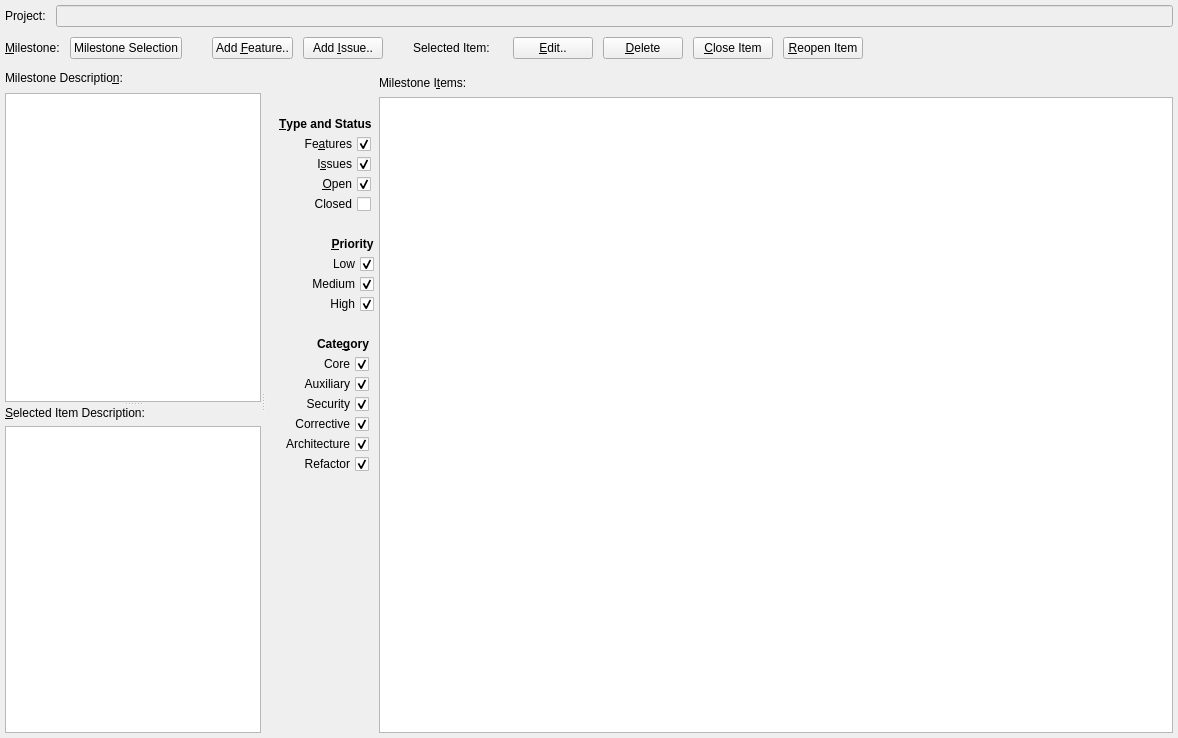
<?xml version="1.0" encoding="UTF-8"?>
<ui version="4.0">
 <class>roadmap_widget</class>
 <widget class="QWidget" name="roadmap_widget">
  <property name="geometry">
   <rect>
    <x>0</x>
    <y>0</y>
    <width>1178</width>
    <height>738</height>
   </rect>
  </property>
  <property name="windowTitle">
   <string>Roadmap</string>
  </property>
  <layout class="QGridLayout" name="gridLayout_2">
   <property name="margin">
    <number>5</number>
   </property>
   <property name="spacing">
    <number>10</number>
   </property>
   <item row="0" column="0">
    <widget class="QWidget" name="widget" native="true">
     <layout class="QGridLayout" name="gridLayout">
      <property name="margin">
       <number>0</number>
      </property>
      <property name="spacing">
       <number>10</number>
      </property>
      <item row="0" column="0">
       <widget class="QLabel" name="label">
        <property name="text">
         <string>Project:</string>
        </property>
        <property name="buddy">
         <cstring>line_project</cstring>
        </property>
       </widget>
      </item>
      <item row="0" column="1">
       <widget class="QLineEdit" name="line_project">
        <property name="styleSheet">
         <string notr="true">background-color:palette(Window);</string>
        </property>
        <property name="readOnly">
         <bool>true</bool>
        </property>
       </widget>
      </item>
     </layout>
    </widget>
   </item>
   <item row="1" column="0">
    <widget class="QWidget" name="widget_4" native="true">
     <layout class="QGridLayout" name="gridLayout_3">
      <property name="margin">
       <number>0</number>
      </property>
      <property name="spacing">
       <number>10</number>
      </property>
      <item row="0" column="0">
       <widget class="QLabel" name="label_2">
        <property name="text">
         <string>&amp;Milestone:</string>
        </property>
        <property name="buddy">
         <cstring>push_milestone</cstring>
        </property>
       </widget>
      </item>
      <item row="0" column="1">
       <widget class="QPushButton" name="push_milestone">
        <property name="text">
         <string>Milestone Selection</string>
        </property>
       </widget>
      </item>
      <item row="0" column="2">
       <spacer name="horizontalSpacer">
        <property name="orientation">
         <enum>Qt::Horizontal</enum>
        </property>
        <property name="sizeType">
         <enum>QSizePolicy::Fixed</enum>
        </property>
        <property name="sizeHint" stdset="0">
         <size>
          <width>20</width>
          <height>20</height>
         </size>
        </property>
       </spacer>
      </item>
      <item row="0" column="5">
       <spacer name="horizontalSpacer_2">
        <property name="orientation">
         <enum>Qt::Horizontal</enum>
        </property>
        <property name="sizeType">
         <enum>QSizePolicy::Fixed</enum>
        </property>
        <property name="sizeHint" stdset="0">
         <size>
          <width>20</width>
          <height>20</height>
         </size>
        </property>
       </spacer>
      </item>
      <item row="0" column="3">
       <widget class="QPushButton" name="push_add_feature">
        <property name="text">
         <string>Add &amp;Feature..</string>
        </property>
       </widget>
      </item>
      <item row="0" column="4">
       <widget class="QPushButton" name="push_add_issue">
        <property name="text">
         <string>Add &amp;Issue..</string>
        </property>
       </widget>
      </item>
      <item row="0" column="6">
       <widget class="QLabel" name="label_selected">
        <property name="text">
         <string>Selected Item:    </string>
        </property>
       </widget>
      </item>
      <item row="0" column="7">
       <widget class="QPushButton" name="push_edit">
        <property name="enabled">
         <bool>true</bool>
        </property>
        <property name="text">
         <string>&amp;Edit..</string>
        </property>
       </widget>
      </item>
      <item row="0" column="8">
       <widget class="QPushButton" name="push_delete">
        <property name="enabled">
         <bool>true</bool>
        </property>
        <property name="text">
         <string>&amp;Delete</string>
        </property>
       </widget>
      </item>
      <item row="0" column="9">
       <widget class="QPushButton" name="push_close">
        <property name="enabled">
         <bool>true</bool>
        </property>
        <property name="text">
         <string>&amp;Close Item</string>
        </property>
       </widget>
      </item>
      <item row="0" column="11">
       <spacer name="horizontalSpacer_3">
        <property name="orientation">
         <enum>Qt::Horizontal</enum>
        </property>
        <property name="sizeHint" stdset="0">
         <size>
          <width>105</width>
          <height>20</height>
         </size>
        </property>
       </spacer>
      </item>
      <item row="0" column="10">
       <widget class="QPushButton" name="push_reopen">
        <property name="text">
         <string>&amp;Reopen Item</string>
        </property>
       </widget>
      </item>
     </layout>
    </widget>
   </item>
   <item row="2" column="0">
    <widget class="QSplitter" name="splitter">
     <property name="sizePolicy">
      <sizepolicy hsizetype="Expanding" vsizetype="Preferred">
       <horstretch>0</horstretch>
       <verstretch>1</verstretch>
      </sizepolicy>
     </property>
     <property name="orientation">
      <enum>Qt::Horizontal</enum>
     </property>
     <widget class="QWidget" name="widget_6" native="true">
      <layout class="QGridLayout" name="gridLayout_12">
       <item row="0" column="0">
        <widget class="QSplitter" name="splitter_2">
         <property name="orientation">
          <enum>Qt::Vertical</enum>
         </property>
         <widget class="QWidget" name="widget_8" native="true">
          <layout class="QGridLayout" name="gridLayout_10">
           <property name="margin">
            <number>0</number>
           </property>
           <item row="0" column="0">
            <widget class="QLabel" name="label_3">
             <property name="minimumSize">
              <size>
               <width>0</width>
               <height>18</height>
              </size>
             </property>
             <property name="text">
              <string>Milestone Descriptio&amp;n:</string>
             </property>
             <property name="buddy">
              <cstring>text_description</cstring>
             </property>
            </widget>
           </item>
           <item row="1" column="0">
            <widget class="QPlainTextEdit" name="text_description">
             <property name="baseSize">
              <size>
               <width>0</width>
               <height>0</height>
              </size>
             </property>
             <property name="plainText">
              <string/>
             </property>
            </widget>
           </item>
          </layout>
         </widget>
         <widget class="QWidget" name="widget_7" native="true">
          <layout class="QGridLayout" name="gridLayout_11">
           <property name="margin">
            <number>0</number>
           </property>
           <item row="0" column="0">
            <widget class="QLabel" name="label_4">
             <property name="text">
              <string>&amp;Selected Item Description:</string>
             </property>
             <property name="buddy">
              <cstring>text_mi_description</cstring>
             </property>
            </widget>
           </item>
           <item row="1" column="0">
            <widget class="QPlainTextEdit" name="text_mi_description"/>
           </item>
          </layout>
         </widget>
        </widget>
       </item>
      </layout>
     </widget>
     <widget class="QWidget" name="widget_2" native="true">
      <property name="sizePolicy">
       <sizepolicy hsizetype="Preferred" vsizetype="Preferred">
        <horstretch>1</horstretch>
        <verstretch>0</verstretch>
       </sizepolicy>
      </property>
      <layout class="QGridLayout" name="gridLayout_9">
       <property name="horizontalSpacing">
        <number>5</number>
       </property>
       <property name="verticalSpacing">
        <number>0</number>
       </property>
       <property name="margin">
        <number>0</number>
       </property>
       <item row="0" column="1">
        <widget class="QWidget" name="widget_5" native="true">
         <layout class="QGridLayout" name="gridLayout_8">
          <property name="leftMargin">
           <number>0</number>
          </property>
          <property name="topMargin">
           <number>5</number>
          </property>
          <property name="rightMargin">
           <number>0</number>
          </property>
          <property name="bottomMargin">
           <number>0</number>
          </property>
          <property name="horizontalSpacing">
           <number>0</number>
          </property>
          <property name="verticalSpacing">
           <number>5</number>
          </property>
          <item row="1" column="0">
           <widget class="QTableView" name="table">
            <property name="editTriggers">
             <set>QAbstractItemView::NoEditTriggers</set>
            </property>
            <property name="alternatingRowColors">
             <bool>true</bool>
            </property>
            <property name="selectionMode">
             <enum>QAbstractItemView::SingleSelection</enum>
            </property>
            <property name="selectionBehavior">
             <enum>QAbstractItemView::SelectRows</enum>
            </property>
            <property name="sortingEnabled">
             <bool>true</bool>
            </property>
           </widget>
          </item>
          <item row="0" column="0">
           <widget class="QLabel" name="label_5">
            <property name="minimumSize">
             <size>
              <width>0</width>
              <height>18</height>
             </size>
            </property>
            <property name="text">
             <string>Milestone I&amp;tems:</string>
            </property>
            <property name="buddy">
             <cstring>table</cstring>
            </property>
           </widget>
          </item>
         </layout>
        </widget>
       </item>
       <item row="0" column="0">
        <widget class="QWidget" name="widget_3" native="true">
         <property name="layoutDirection">
          <enum>Qt::RightToLeft</enum>
         </property>
         <property name="autoFillBackground">
          <bool>false</bool>
         </property>
         <layout class="QGridLayout" name="gridLayout_7">
          <property name="leftMargin">
           <number>5</number>
          </property>
          <property name="topMargin">
           <number>40</number>
          </property>
          <property name="rightMargin">
           <number>0</number>
          </property>
          <property name="bottomMargin">
           <number>0</number>
          </property>
          <property name="spacing">
           <number>10</number>
          </property>
          <item row="0" column="0">
           <widget class="QWidget" name="widget" native="true">
            <layout class="QGridLayout" name="gridLayout_4">
             <property name="leftMargin">
              <number>5</number>
             </property>
             <property name="topMargin">
              <number>5</number>
             </property>
             <property name="rightMargin">
              <number>0</number>
             </property>
             <property name="bottomMargin">
              <number>5</number>
             </property>
             <property name="horizontalSpacing">
              <number>5</number>
             </property>
             <property name="verticalSpacing">
              <number>0</number>
             </property>
             <item row="1" column="0">
              <widget class="QCheckBox" name="check_feature">
               <property name="text">
                <string>Fe&amp;atures</string>
               </property>
               <property name="checked">
                <bool>true</bool>
               </property>
              </widget>
             </item>
             <item row="2" column="0">
              <widget class="QCheckBox" name="check_issue">
               <property name="text">
                <string>I&amp;ssues</string>
               </property>
               <property name="checked">
                <bool>true</bool>
               </property>
              </widget>
             </item>
             <item row="3" column="0">
              <widget class="QCheckBox" name="check_open">
               <property name="text">
                <string>&amp;Open</string>
               </property>
               <property name="checked">
                <bool>true</bool>
               </property>
              </widget>
             </item>
             <item row="4" column="0">
              <widget class="QCheckBox" name="check_closed">
               <property name="text">
                <string>Closed</string>
               </property>
              </widget>
             </item>
             <item row="0" column="0">
              <widget class="QLabel" name="label_6">
               <property name="sizePolicy">
                <sizepolicy hsizetype="Maximum" vsizetype="Preferred">
                 <horstretch>0</horstretch>
                 <verstretch>0</verstretch>
                </sizepolicy>
               </property>
               <property name="minimumSize">
                <size>
                 <width>0</width>
                 <height>20</height>
                </size>
               </property>
               <property name="font">
                <font>
                 <weight>75</weight>
                 <bold>true</bold>
                </font>
               </property>
               <property name="layoutDirection">
                <enum>Qt::RightToLeft</enum>
               </property>
               <property name="text">
                <string>&amp;Type and Status</string>
               </property>
               <property name="buddy">
                <cstring>check_feature</cstring>
               </property>
              </widget>
             </item>
            </layout>
           </widget>
          </item>
          <item row="3" column="0">
           <spacer name="verticalSpacer">
            <property name="orientation">
             <enum>Qt::Vertical</enum>
            </property>
            <property name="sizeHint" stdset="0">
             <size>
              <width>20</width>
              <height>149</height>
             </size>
            </property>
           </spacer>
          </item>
          <item row="2" column="0">
           <widget class="QWidget" name="widget_3" native="true">
            <layout class="QGridLayout" name="gridLayout_6">
             <property name="leftMargin">
              <number>5</number>
             </property>
             <property name="topMargin">
              <number>5</number>
             </property>
             <property name="rightMargin">
              <number>0</number>
             </property>
             <property name="bottomMargin">
              <number>5</number>
             </property>
             <property name="horizontalSpacing">
              <number>5</number>
             </property>
             <property name="verticalSpacing">
              <number>0</number>
             </property>
             <item row="1" column="0">
              <widget class="QCheckBox" name="check_core">
               <property name="text">
                <string>Core</string>
               </property>
               <property name="checked">
                <bool>true</bool>
               </property>
              </widget>
             </item>
             <item row="3" column="0">
              <widget class="QCheckBox" name="check_security">
               <property name="text">
                <string>Security</string>
               </property>
               <property name="checked">
                <bool>true</bool>
               </property>
              </widget>
             </item>
             <item row="5" column="0">
              <widget class="QCheckBox" name="check_architecture">
               <property name="text">
                <string>Architecture</string>
               </property>
               <property name="checked">
                <bool>true</bool>
               </property>
              </widget>
             </item>
             <item row="2" column="0">
              <widget class="QCheckBox" name="check_auxiliary">
               <property name="text">
                <string>Auxiliary</string>
               </property>
               <property name="checked">
                <bool>true</bool>
               </property>
              </widget>
             </item>
             <item row="4" column="0">
              <widget class="QCheckBox" name="check_corrective">
               <property name="text">
                <string>Corrective</string>
               </property>
               <property name="checked">
                <bool>true</bool>
               </property>
              </widget>
             </item>
             <item row="6" column="0">
              <widget class="QCheckBox" name="check_refactor">
               <property name="text">
                <string>Refactor</string>
               </property>
               <property name="checked">
                <bool>true</bool>
               </property>
              </widget>
             </item>
             <item row="0" column="0">
              <widget class="QLabel" name="label_8">
               <property name="sizePolicy">
                <sizepolicy hsizetype="Maximum" vsizetype="Preferred">
                 <horstretch>0</horstretch>
                 <verstretch>0</verstretch>
                </sizepolicy>
               </property>
               <property name="minimumSize">
                <size>
                 <width>0</width>
                 <height>20</height>
                </size>
               </property>
               <property name="font">
                <font>
                 <weight>75</weight>
                 <bold>true</bold>
                </font>
               </property>
               <property name="text">
                <string>Cate&amp;gory</string>
               </property>
               <property name="buddy">
                <cstring>check_core</cstring>
               </property>
              </widget>
             </item>
            </layout>
           </widget>
          </item>
          <item row="1" column="0">
           <widget class="QWidget" name="widget_2" native="true">
            <property name="layoutDirection">
             <enum>Qt::RightToLeft</enum>
            </property>
            <layout class="QGridLayout" name="gridLayout_5" rowstretch="0,0,0,0,0">
             <property name="leftMargin">
              <number>5</number>
             </property>
             <property name="topMargin">
              <number>5</number>
             </property>
             <property name="rightMargin">
              <number>0</number>
             </property>
             <property name="bottomMargin">
              <number>5</number>
             </property>
             <property name="horizontalSpacing">
              <number>5</number>
             </property>
             <property name="verticalSpacing">
              <number>0</number>
             </property>
             <item row="2" column="0">
              <widget class="QCheckBox" name="check_low">
               <property name="text">
                <string>Low</string>
               </property>
               <property name="checked">
                <bool>true</bool>
               </property>
              </widget>
             </item>
             <item row="4" column="0">
              <widget class="QCheckBox" name="check_high">
               <property name="layoutDirection">
                <enum>Qt::RightToLeft</enum>
               </property>
               <property name="text">
                <string>High</string>
               </property>
               <property name="checked">
                <bool>true</bool>
               </property>
              </widget>
             </item>
             <item row="3" column="0">
              <widget class="QCheckBox" name="check_medium">
               <property name="text">
                <string>Medium</string>
               </property>
               <property name="checked">
                <bool>true</bool>
               </property>
              </widget>
             </item>
             <item row="1" column="0">
              <widget class="QLabel" name="label_7">
               <property name="sizePolicy">
                <sizepolicy hsizetype="Maximum" vsizetype="Preferred">
                 <horstretch>0</horstretch>
                 <verstretch>0</verstretch>
                </sizepolicy>
               </property>
               <property name="minimumSize">
                <size>
                 <width>0</width>
                 <height>20</height>
                </size>
               </property>
               <property name="font">
                <font>
                 <weight>75</weight>
                 <bold>true</bold>
                </font>
               </property>
               <property name="text">
                <string>                 &amp;Priority</string>
               </property>
               <property name="buddy">
                <cstring>check_low</cstring>
               </property>
              </widget>
             </item>
            </layout>
           </widget>
          </item>
         </layout>
        </widget>
       </item>
      </layout>
     </widget>
    </widget>
   </item>
  </layout>
  <zorder>splitter</zorder>
  <zorder>widget</zorder>
  <zorder>widget_4</zorder>
 </widget>
 <tabstops>
  <tabstop>push_milestone</tabstop>
  <tabstop>push_add_feature</tabstop>
  <tabstop>push_add_issue</tabstop>
  <tabstop>push_edit</tabstop>
  <tabstop>push_delete</tabstop>
  <tabstop>push_close</tabstop>
  <tabstop>table</tabstop>
  <tabstop>check_feature</tabstop>
  <tabstop>check_issue</tabstop>
  <tabstop>check_open</tabstop>
  <tabstop>check_closed</tabstop>
  <tabstop>check_low</tabstop>
  <tabstop>check_medium</tabstop>
  <tabstop>check_high</tabstop>
  <tabstop>check_core</tabstop>
  <tabstop>check_auxiliary</tabstop>
  <tabstop>check_security</tabstop>
  <tabstop>check_corrective</tabstop>
  <tabstop>check_architecture</tabstop>
  <tabstop>check_refactor</tabstop>
  <tabstop>line_project</tabstop>
 </tabstops>
 <resources/>
 <connections/>
</ui>
